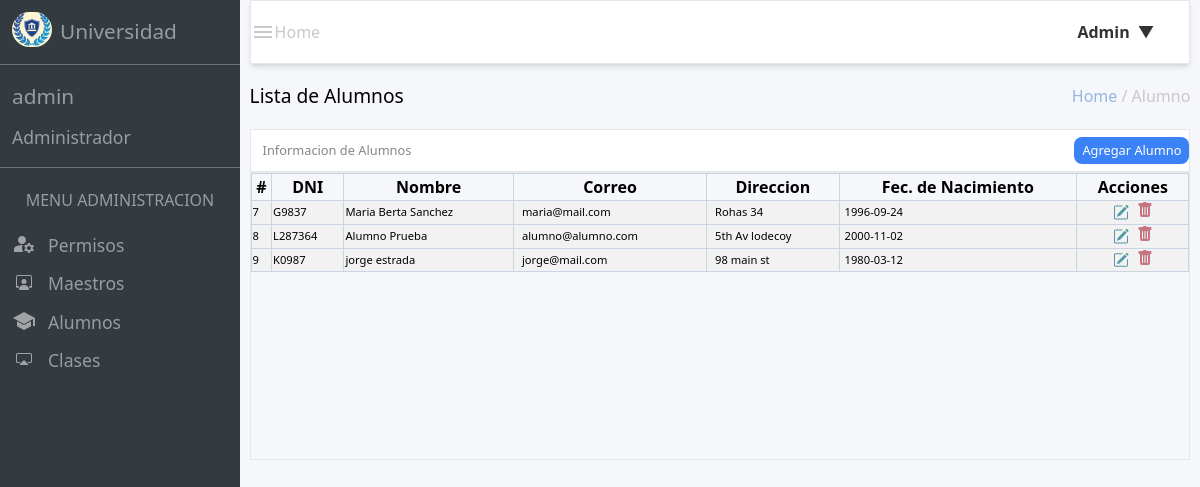
The page /src/views/admin_views/admin_alumno/dash_alum_view.php (signed in) on the database its author committed.
### tables this page shows
CREATE TABLE `alumno` (
  `id_alumno` int(11) NOT NULL,
  `name_alumno` varchar(150) DEFAULT NULL,
  `apellido_alumno` varchar(150) DEFAULT NULL,
  `matricula` varchar(100) DEFAULT NULL,
  `correo_alumno` varchar(200) DEFAULT NULL,
  `password_alumno` varchar(250) DEFAULT NULL,
  `address` varchar(200) DEFAULT NULL,
  `fechaNacimiento` varchar(80) DEFAULT NULL,
  `rol_id` int(11) DEFAULT NULL
);

### src/database/connection.php (called while the page is built, shortened)
<?php
class data
{
    private $pdo;
    public function __construct()
    {
        try {
            $host = $_ENV["DB_HOST"];
            $username = $_ENV["DB_USERNAME"];
            $password = $_ENV["DB_PASSWORD"];
            $port = $_ENV["DB_PORT"];
            $dbname = $_ENV["DB_DATABASE"];
            $attributes=[PDO::ATTR_ERRMODE => PDO::ERRMODE_EXCEPTION];
            $dsn = "mysql:host=$host;port=$port;dbname=$dbname";
            $this->pdo = new PDO($dsn,$username,$password,$attributes);
        } catch (PDOException $e) {
            echo "ERROR: " . $e->getMessage();
        }
    }
    public function connect()
    {
        return $this->pdo;
    }
}
?>

### src/views/admin_views/admin_alumno/dash_alum_view.php (the view, shortened to what this page needs)
<!DOCTYPE html>
<html lang="en">
<head>
    <link href="/dist/output.css" rel="stylesheet">
    <link rel="stylesheet" href="/src/styles/styles_admin/edit_maestro_style.css">
</head>
<body class="h-screen w-screen">
    <main class="h-full w-full flex flex-row">
        <div class="w-[20%] h-[100%] bg-[#343b40] text-[#959ca2] flex-col">
            <header class="flex items-center h-[8%] pl-3">
                <div class="cont_img"><img src="/src/images/short_logo.JPG" alt="logo" class="imagen"></div>
                <h1 class="pl-2 text-[1.3rem]">Universidad</h1>
            </header>
            <section class="h-[13%] flex flex-col justify-center  border-gray-500 border-t border-b">
                <a href="/src/views/admin_views/dashboard_admin.php">
                    <h1 class="mb-3 text-[1.3rem] pl-3 ">admin</h1>
                </a>
                <h2 class="text-[1.1rem] pl-3">Administrador</h2>
            </section>
            <section class="flex flex-col items-center h-[20$] justify-evenly">
                <h1 class=" my-5">MENU ADMINISTRACION</h1>
                <div class="flex flex-col w-full pl-3 gap-3">
                    <a href="/src/views/admin_views/admin_permiso/dash_permiso_admin.php">
                        <div class="flex gap-3 ">
                            <div class="contenedor-imagenes ">
                                <img class="imagenes" src="/src/images/manage_account.svg" alt="images">
                            </div>
                            <h3 class="text-[1.1rem]">Permisos</h3>
                        </div>
                    </a>
                    <a href="/src/views/admin_views/admin_maestro/dash_view_maestro.php">
                        <div class="flex gap-3">
                            <div class="contenedor-imagenes ">
                                <img class="imagenes" src="/src/images/person-workspace.svg" alt="images">
                            </div>
                            <h3 class="text-[1.1rem]">Maestros</h3>
                        </div>
                    </a>
                    <a href="/src/views/admin_views/admin_alumno/dash_alum_view.php">
                        <div class="flex gap-3">
                            <div class="contenedor-imagenes ">
                                <img class="imagenes" src="/src/images/hat.svg" alt="images">
                            </div>
                            <h3 class="text-[1.1rem]">Alumnos</h3>
                        </div>
                    </a>
                    <a href="/src/views/admin_views/admin_clases/dash_class_view.php">
                        <div class="flex gap-3">
                            <div class="contenedor-imagenes ">
                                <img class="imagenes" src="/src/images/cast.svg" alt="images">
                            </div>
                            <h3 class="text-[1.1rem]">Clases</h3>
                        </div>
                    </a>
                </div>
            </section>
        </div>
        <section class="w-[80%] h-[100%] bg-[#f5f7fb] flex flex-col items-center">
            <header class="w-[98%] h-[8%] border bg-[#ffffff] flex justify-between items-center text-[#cac8c6] shadow-md">
                <div class="flex items-center">
                    <a href="/src/views/admin_views/dashboard_admin.php">
                        <div><img src="/src/images/menu.svg" alt="menu"></div>
                    </a>
                    <h1>Home</h1>
                </div>
                <div class="w-[7rem] h-auto relative">
                    <div class="dropdown">
                        <div class="flex flex-row items-center w-50">
                            <div>
                                <button id="dropdownBtn" class="dropdown-button font-semibold ">Admin<span class="arrow">&#9660;</span></button>
                            </div>
                        </div>
                    </div>
                </div>
            </header>
            <div class="w-[98%] h-[90%]">
                <section class="w-full h-[9%] flex justify-between items-center">
                    <h1 class=" text-[1.2rem]">Lista de Alumnos</h1>
                    <h2 class=" text-[#cac8c6]"><span class="text-[#97b4e3]">Home</span> / Alumno</h2>
                </section>
                <section class=" h-[40%] w-full">
                    <div class="w-full h-[15%] border bg-[#ffffff] text-[#868684] flex text-[.8rem] justify-between items-center">
                        <h1 class="text-bold pl-3">Informacion de Alumnos</h1>
                        <button id="showModalButton2" class="bg-blue-500 rounded-lg  py-1 px-2 text-[white] w-25">Agregar Alumno</button>
                    </div>
                    <div class="border h-full w-full ">
                        <table class="w-full">
                            <thead class="border border-slate-300">
                                <th>#</th>
                                <th class="border border-slate-300">DNI</th>
                                <th>Nombre</th>
                                <th class="border border-slate-300">Correo</th>
                                <th>Direccion</th>
                                <th class="border border-slate-300">Fec. de Nacimiento</th>
                                <th class="border border-slate-300">Acciones</th>
                            </thead>
                            <tbody>
                                <?php
                                require_once($_SERVER["DOCUMENT_ROOT"] . "/src/database/connection.php");
                                $query = "SELECT id_alumno, name_alumno, apellido_alumno, matricula, correo_alumno, address, fechaNacimiento FROM alumno";
                                $conn = new data();
                                $resultado = $conn->connect()->query($query);
                                while ($row = $resultado->fetch(PDO::FETCH_ASSOC)) {
                                ?>
                                    <tr class="border border-slate-300 bg-[#f2f2f2] text-[.7rem]">
                                        <td><?= $row["id_alumno"] ?></td>
                                        <td class="border border-slate-300"><?= $row["matricula"] ?></td>
                                        <td class="border border-slate-300"><?= $row['name_alumno'] . " " . $row["apellido_alumno"] ?></td>
                                        <td class="border border-slate-300 pl-2 "><?= $row['correo_alumno'] ?></td>
                                        <td class="border border-slate-300 pl-2 "><?= $row['address'] ?></td>
                                        <td><span class="border-none text-[black] px-1 py-1 rounded-lg"><?= $row['fechaNacimiento'] ?></span></td>
                                        <td class="border border-slate-300">
                                            <div class="w-full flex justify-center gap-2">
                                                <img src="/src/images/pencil.svg" alt="img"  id="showModalButton">
                                                <form action="/index.php" method="post">
                                                    <button type="submit" value="<?= $row['id_alumno']?>" name="deleteA" >
                                                        <img src="/src/images/trash.svg" alt="trash">
                                                    </button>
                                                </form>
                                            </div>
                                        </td>
                                    </tr>
                                <?php } ?>
                            </tbody>
                        </table>
                    </div>
                </section>
            </div>
        </section>
    </main>
</body>
</html>

### src/styles/styles_admin/edit_maestro_style.css (style rules this page uses)
.cont_img { width: 2.5rem; height: 2.5rem; border-radius: 25px; }
.imagen { object-fit: contain; overflow: hidden; border-radius: 25px; }
.contenedor-imagenes { height: 1.5rem; width: 1.5rem; display: flex; justify-content: center; align-items: center; }
.imagenes { object-fit: contain; overflow: hidden; }
.dropdown { position: relative; display: inline-block; }
.dropdown-button { background-color: #fff; border: none; color: #333; font-size: 16px; cursor: pointer; }
.arrow { margin-left: 8px; }

### rows shown on the page
alumno: id_alumno "7", matricula "G9837", name_alumno "Maria Berta", apellido_alumno "Sanchez", correo_alumno "maria@mail.com", address "Rohas 34", fechaNacimiento "1996-09-24"
alumno: id_alumno "8", matricula "L287364", name_alumno "Alumno", apellido_alumno "Prueba", correo_alumno "alumno@alumno.com", address "5th Av lodecoy", fechaNacimiento "2000-11-02"
alumno: id_alumno "9", matricula "K0987", name_alumno "jorge", apellido_alumno "estrada", correo_alumno "jorge@mail.com", address "98 main st", fechaNacimiento "1980-03-12"
